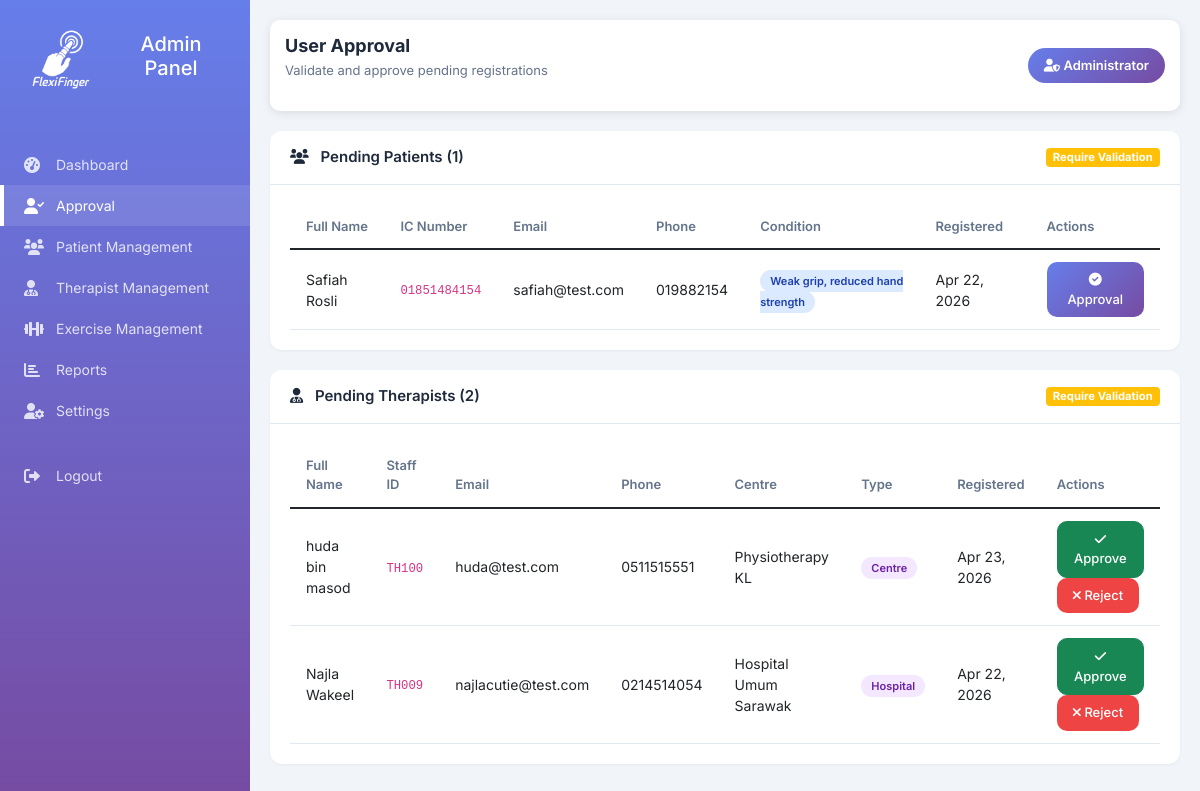
The app's page /admin/approval.php (signed in) with its own data.
### tables this page shows
CREATE TABLE `patients` (
  `patient_id` int(11) NOT NULL,
  `patient_ic` varchar(20) NOT NULL,
  `full_name` varchar(255) NOT NULL,
  `email` varchar(255) NOT NULL,
  `phone` varchar(15) DEFAULT NULL,
  `profile_picture` varchar(500) DEFAULT NULL,
  `password_hash` varchar(255) DEFAULT NULL,
  `finger_condition` varchar(255) DEFAULT NULL,
  `therapist_id` int(11) DEFAULT NULL,
  `program_start_date` date DEFAULT NULL,
  `exercise_set_id` int(11) DEFAULT NULL,
  `status` enum('pending','active','inactive') DEFAULT 'pending',
  `pain_score` int(11) DEFAULT 0,
  `compliance_rate` decimal(5,2) DEFAULT 0.00,
  `streak` int(11) DEFAULT 0,
  `last_exercise` datetime DEFAULT NULL,
  `daily_status` enum('Completed today','Pending today','Missed today') DEFAULT 'Pending today',
  `created_at` datetime DEFAULT current_timestamp(),
  `validated_at` datetime DEFAULT NULL,
  `validated_by` int(11) DEFAULT NULL
);

CREATE TABLE `therapists` (
  `therapist_id` int(11) NOT NULL,
  `staff_id` varchar(50) NOT NULL,
  `full_name` varchar(255) NOT NULL,
  `email` varchar(255) NOT NULL,
  `phone` varchar(15) DEFAULT NULL,
  `profile_picture` varchar(500) DEFAULT NULL,
  `whatsapp` varchar(20) DEFAULT NULL,
  `password_hash` varchar(255) DEFAULT NULL,
  `centre_name` varchar(255) NOT NULL,
  `centre_type` enum('hospital','clinic','centre') DEFAULT 'clinic',
  `status` enum('pending','active','inactive') DEFAULT 'pending',
  `patient_count` int(11) DEFAULT 0,
  `created_at` datetime DEFAULT current_timestamp(),
  `validated_at` datetime DEFAULT NULL,
  `validated_by` int(11) DEFAULT NULL
);

### admin/approval.php (the view, shortened to what this page needs)
<?php
$conn = getDBConnection();
$pendingPatients = $conn->query("
    SELECT * FROM patients WHERE status = 'pending' ORDER BY created_at DESC
")->fetch_all(MYSQLI_ASSOC);
$pendingTherapists = $conn->query("
    SELECT * FROM therapists WHERE status = 'pending' ORDER BY created_at DESC
")->fetch_all(MYSQLI_ASSOC);
?>
<!DOCTYPE html>
<html lang="en">
<head>
    <link href="https://cdn.jsdelivr.net/npm/bootstrap@5.1.3/dist/css/bootstrap.min.css" rel="stylesheet">
    <link rel="stylesheet" href="https://cdnjs.cloudflare.com/ajax/libs/font-awesome/6.0.0/css/all.min.css">
    <link rel="stylesheet" href="assets/css/admin.css">
</head>
<body>
    <div class="sidebar">
    <div class="sidebar-header">
        <img src="images/logowhite.png" alt="FlexiFinger Logo" class="sidebar-logo" style="width:80px;height:80px;" onerror="this.src='https://placehold.co/32x32?text=FF'">
        <h5>Admin Panel</h5>
    </div>
        <nav class="nav flex-column mt-4">
            <a href="dashboard.php" class="nav-link"><i class="fas fa-tachometer-alt"></i> Dashboard</a>
            <a href="approval.php" class="nav-link active"><i class="fas fa-user-check"></i> Approval</a>
            <a href="patient-management.php" class="nav-link"><i class="fas fa-users"></i> Patient Management</a>
            <a href="therapist-management.php" class="nav-link"><i class="fas fa-user-md"></i> Therapist Management</a>
            <a href="exercise-management.php" class="nav-link"><i class="fas fa-dumbbell"></i> Exercise Management</a>
            <a href="reporting.php" class="nav-link"><i class="fas fa-chart-bar"></i> Reports</a>
            <a href="profile.php" class="nav-link"><i class="fas fa-user-cog"></i> Settings</a>
            <a href="logout.php" class="nav-link mt-4"><i class="fas fa-sign-out-alt"></i> Logout</a>
        </nav>
    </div>
    <div class="main-content">
        <div class="navbar-top">
            <div class="welcome-text">
                <h4>User Approval</h4>
                <p>Validate and approve pending registrations</p>
            </div>
            <div class="admin-badge"><i class="fas fa-user-shield"></i> Administrator</div>
        </div>
        <div class="card">
            <div class="card-header d-flex justify-content-between align-items-center">
                <span><i class="fas fa-users me-2"></i> Pending Patients (<?php echo count($pendingPatients); ?>)</span>
                <span class="badge bg-warning">Require Validation</span>
            </div>
            <div class="card-body">
                <?php if (empty($pendingPatients)): ?>
                    <div class="text-center py-4">
                        <i class="fas fa-user-check fa-3x text-muted mb-3"></i>
                        <h5>No Pending Patients</h5>
                        <p class="text-muted">All patient registrations have been processed.</p>
                    </div>
                <?php else: ?>
                    <div class="table-responsive">
                        <table class="table table-hover">
                            <thead>
                                <tr><th>Full Name</th><th>IC Number</th><th>Email</th><th>Phone</th><th>Condition</th><th>Registered</th><th>Actions</th></tr>
                            </thead>
                            <tbody>
                                <?php foreach ($pendingPatients as $patient): ?>
                                <tr>
                                    <td><?php echo htmlspecialchars($patient['full_name']); ?></td>
                                    <td><code><?php echo htmlspecialchars($patient['patient_ic']); ?></code></td>
                                    <td><?php echo htmlspecialchars($patient['email']); ?></td>
                                    <td><?php echo htmlspecialchars($patient['phone']); ?></td>
                                    <td><span class="badge-info"><?php echo htmlspecialchars($patient['finger_condition'] ?? 'Not specified'); ?></span></td>
                                    <td><?php echo date('M d, Y', strtotime($patient['created_at'])); ?></td>
                                    <td>
                                        <button class="btn btn-primary btn-sm" data-bs-toggle="modal" data-bs-target="#approvalModal"
                                                data-patient-id="<?php echo $patient['patient_id']; ?>"
                                                data-patient-name="<?php echo htmlspecialchars($patient['full_name']); ?>"
                                                data-patient-ic="<?php echo htmlspecialchars($patient['patient_ic']); ?>"
                                                data-patient-email="<?php echo htmlspecialchars($patient['email']); ?>"
                                                data-patient-condition="<?php echo htmlspecialchars($patient['finger_condition'] ?? 'Not specified'); ?>"
                                                onclick="setApprovalModal(this)">
                                            <i class="fas fa-check-circle"></i> Approval
                                        </button>
                                    </td>
                                </tr>
                                <?php endforeach; ?>
                            </tbody>
                        </table>
                    </div>
                <?php endif; ?>
            </div>
        </div>
        <div class="card">
            <div class="card-header d-flex justify-content-between align-items-center">
                <span><i class="fas fa-user-md me-2"></i> Pending Therapists (<?php echo count($pendingTherapists); ?>)</span>
                <span class="badge bg-warning">Require Validation</span>
            </div>
            <div class="card-body">
                <?php if (empty($pendingTherapists)): ?>
                    <div class="text-center py-4">
                        <i class="fas fa-user-md fa-3x text-muted mb-3"></i>
                        <h5>No Pending Therapists</h5>
                        <p class="text-muted">All therapist registrations have been processed.</p>
                    </div>
                <?php else: ?>
                    <div class="table-responsive">
                        <table class="table table-hover">
                            <thead>
                                <tr><th>Full Name</th><th>Staff ID</th><th>Email</th><th>Phone</th><th>Centre</th><th>Type</th><th>Registered</th><th>Actions</th></tr>
                            </thead>
                            <tbody>
                                <?php foreach ($pendingTherapists as $therapist): ?>
                                <tr>
                                    <td><?php echo htmlspecialchars($therapist['full_name']); ?></td>
                                    <td><code><?php echo htmlspecialchars($therapist['staff_id']); ?></code></td>
                                    <td><?php echo htmlspecialchars($therapist['email']); ?></td>
                                    <td><?php echo htmlspecialchars($therapist['phone']); ?></td>
                                    <td><?php echo htmlspecialchars($therapist['centre_name']); ?></td>
                                    <td><span class="badge-secondary"><?php echo htmlspecialchars(ucfirst($therapist['centre_type'])); ?></span></td>
                                    <td><?php echo date('M d, Y', strtotime($therapist['created_at'])); ?></td>
                                    <td>
                                        <form method="POST" style="display: inline;">
                                            <button type="submit" name="action" value="approve" class="btn btn-success btn-sm" onclick="return confirm('Approve this therapist?')"><i class="fas fa-check"></i> Approve</button>
                                            <button type="submit" name="action" value="reject" class="btn btn-danger btn-sm" onclick="return confirm('Reject this therapist?')"><i class="fas fa-times"></i> Reject</button>
                                        </form>
                                    </td>
                                </tr>
                                <?php endforeach; ?>
                            </tbody>
                        </table>
                    </div>
                <?php endif; ?>
            </div>
        </div>
    </div>
</body>
</html>

### admin/assets/css/admin.css (style rules this page uses)
:root { --primary-color: #667eea; --secondary-color: #764ba2; --success-color: #10b981; --warning-color: #f59e0b; --danger-color: #ef4444; --dark-color: #1e293b; --light-bg: #f1f5f9; --text-color: #334155; }
* { margin: 0; padding: 0; box-sizing: border-box; }
body { font-family: 'Inter', sans-serif; background-color: #f1f5f9; color: #334155; }
.sidebar { background: linear-gradient(180deg, var(--primary-color) 0%, var(--secondary-color) 100%); color: white; height: 100vh; position: fixed; width: 250px; z-index: 1000; overflow-y: auto; }
.sidebar-header { padding: 20px; display: flex; align-items: center; gap: 12px; }
.sidebar-logo { width: 35px; height: 35px; object-fit: contain; padding: 0 !important; border-radius: 0 !important; margin: 0 !important; }
.nav-link { color: rgba(255,255,255,0.8); padding: 10px 20px; border-left: 4px solid transparent; transition: all 0.3s; display: flex; align-items: center; gap: 12px; text-decoration: none; font-size: 14px; }
.nav-link:hover, .nav-link.active { color: white; background: rgba(255,255,255,0.1); border-left-color: white; }
.nav-link i { width: 20px; font-size: 16px; }
.main-content { margin-left: 250px; padding: 20px; min-height: 100vh; }
.navbar-top { background: white; box-shadow: 0 2px 10px rgba(0,0,0,0.1); padding: 15px; border-radius: 10px; margin-bottom: 20px; display: flex; justify-content: space-between; align-items: center; }
.welcome-text h4 { font-size: 18px; font-weight: 700; color: var(--dark-color); margin: 0; }
.welcome-text p { font-size: 13px; color: #64748b; margin-top: 4px; }
.admin-badge { background: linear-gradient(135deg, var(--primary-color) 0%, var(--secondary-color) 100%); padding: 8px 16px; border-radius: 30px; font-size: 13px; font-weight: 600; color: white; }
.card { background: white; border-radius: 12px; border: none; box-shadow: 0 1px 3px rgba(0,0,0,0.05); margin-bottom: 20px; overflow: hidden; }
.card-header { background: white; border-bottom: 1px solid #e2e8f0; padding: 15px 20px; font-weight: 600; font-size: 15px; color: var(--dark-color); }
.card-body { padding: 20px; }
.table { width: 100%; margin-bottom: 0; }
.table th { font-weight: 600; color: #64748b; border-bottom: 1px solid #e2e8f0; padding: 12px 16px; font-size: 13px; }
.table td { padding: 12px 16px; vertical-align: middle; border-bottom: 1px solid #e2e8f0; font-size: 14px; }
.btn { padding: 8px 16px; border-radius: 10px; font-weight: 500; font-size: 13px; transition: all 0.2s; }
.btn-primary { background: linear-gradient(135deg, var(--primary-color) 0%, var(--secondary-color) 100%); border: none; color: white; }
.btn-danger { background: var(--danger-color); border: none; color: white; }
.badge-info { background: #dbeafe; color: #1e40af; padding: 4px 10px; border-radius: 20px; font-size: 11px; font-weight: 600; }
.badge-secondary { background: #f3e8ff; color: #6b21a8; padding: 4px 10px; border-radius: 20px; font-size: 11px; font-weight: 600; }

### admin/approval.php (style rules this page uses)
.badge-info { background: #dbeafe; color: #1e40af; padding: 4px 10px; border-radius: 20px; font-size: 11px; font-weight: 600; }
.badge-secondary { background: #f3e8ff; color: #6b21a8; padding: 4px 10px; border-radius: 20px; font-size: 11px; font-weight: 600; }
.sidebar-header { text-align: center; }
.sidebar-logo { width: 50px; height: 50px; object-fit: contain; margin-bottom: 12px; border-radius: 12px; padding: 5px; }

### records on screen
patients: full_name "Safiah Rosli", patient_ic "01851484154", email "safiah@test.com", phone "019882154", finger_condition "Weak grip, reduced hand strength", created_at "Apr 22, 2026"
therapists: full_name "huda bin masod", staff "TH100", email "huda@test.com", phone "0511515551", centre_name "Physiotherapy KL", centre_type "Centre", created_at "Apr 23, 2026"
therapists: full_name "Najla Wakeel", staff "TH009", email "najlacutie@test.com", phone "0214514054", centre_name "Hospital Umum Sarawak", centre_type "Hospital", created_at "Apr 22, 2026"

### other values on screen
count($pendingPatients) "1"
count($pendingTherapists) "2"
